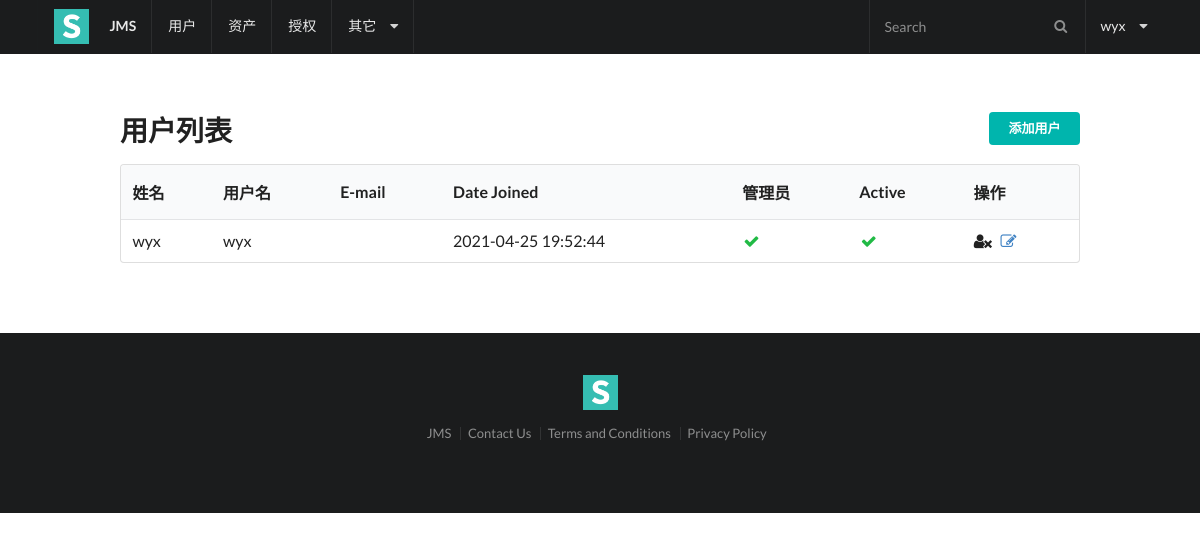
The page /users/ (signed in) on the database as committed earlier.
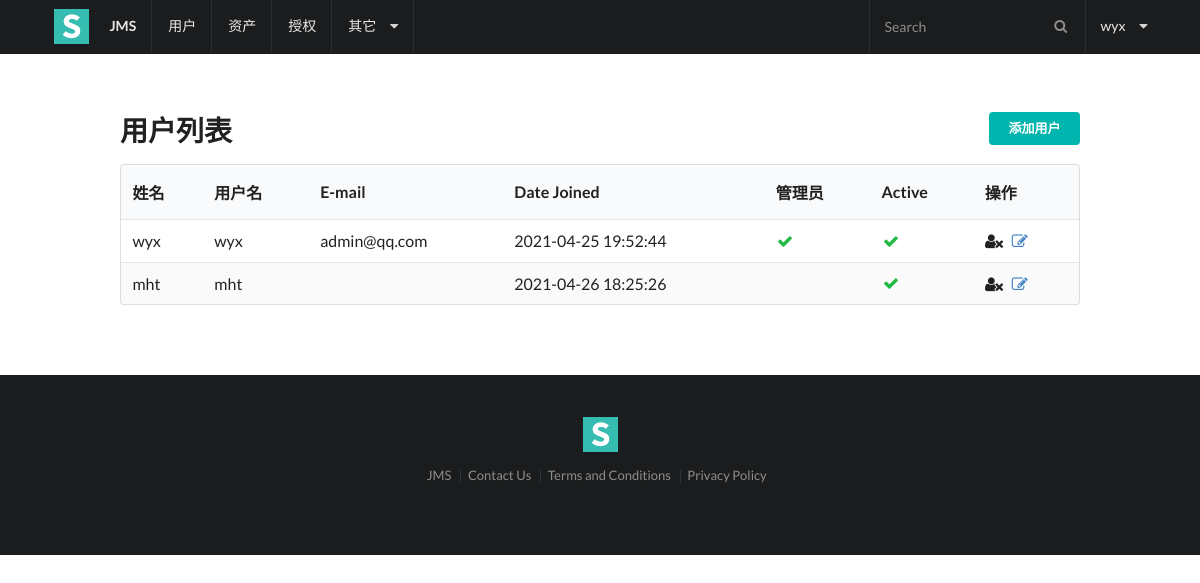
The same page on the database as committed later.
### users/models.py (models this page shows, shortened)
class User(AbstractUser):
    name = models.CharField(max_length=32, help_text='昵称')
    wechat = models.CharField(max_length=64)

### users/views.py (the view)
# urls.py: path('', views.user_list, name='list'),
@login_required(login_url=reverse_lazy('users:login'))
@user_passes_test(lambda user: user.is_superuser)
def user_list(request):
    users = User.objects.all()
    form = UserAddForm()
    return render(request, 'users/list.html', {'users': users, 'form': form})

### users/form.py
class UserAddForm(ModelForm):
    class Meta:
        model = User
        fields = ['name', 'username', 'password', 'email']
        widgets = {
            'name': TextInput(attrs={'placeholder': 'Name'}),
            'username': TextInput(attrs={'placeholder': 'username'}),
            'password': PasswordInput(attrs={'placeholder': 'password'}),
            'email': EmailInput(attrs={'placeholder': 'email'})
        }

### users/templates/users/list.html (shortened to what this page needs)
{% extends 'base.html' %}
{% block content %}
    <div class="ui right floated small teal labeled button" id="user_add_btn"> 添加用户</div>
    <h1 class="ui header">用户列表</h1>
    <table class="ui striped table">
        <thead>
        <tr>
            <th>姓名</th>
            <th>用户名</th>
            <th>E-mail</th>
            <th>Date Joined</th>
            <th>管理员</th>
            <th>Active</th>
            <th>操作</th>
        </tr>
        </thead>
        <tbody>
        {% for user in users %}
            <tr {% if not user.is_active %} class="error" {% endif %}>
                <td>{{ user.name }}</td>
                <td>{{ user.username }}</td>
                <td>{{ user.email }}</td>
                <td>{{ user.date_joined|date:"Y-m-d H:i:s" }}</td>
                {% if user.is_superuser %}
                    <td class="aligned">
                        <i class="green checkmark icon"></i>
                    </td>
                {% else %}
                    <td></td>
                {% endif %}
                {% if not user.is_active %}
                    <td class="error"><i class="remove icon"></i></td>
                {% else %}
                    <td class="aligned">
                        <i class="green checkmark icon"></i>
                    </td>
                {% endif %}
                <td>
                    <i class="remove user icon" href="{% url 'users:user_del' user.id %}" ></i>
                    <a href="{% url 'users:user_update' user.id %}" ><i class="edit icon"></i></a>
                </td>
            </tr>
        {% endfor %}
        </tbody>
    </table>
{% endblock %}

### templates/base.html (shortened to what this page needs)
{% load static %}
<html>
<head>
    <link rel="stylesheet" type="text/css" href="{% static 'semantic/semantic.min.css' %}">
</head>
<body>
    <div class="ui fixed inverted menu">
        <div class="ui container">
            <a href="#" class="header item">
              <img class="logo" src="{% static 'img/logo.png' %}">
              JMS
            </a>
            <a href="{% url 'users:list' %}" class="item">用户</a>
            <a href="{% url 'assets:list' %}" class="item">资产</a>
            <a href="{% url 'perms:list' %}" class="item">授权</a>
            <div class="ui simple dropdown item">
                其它<i class="dropdown icon"></i>
            </div>
            <div class="right menu">
                <div class="item">
                  <div class="ui transparent inverted icon input">
                    <i class="search icon"></i>
                    <input type="text" placeholder="Search">
                  </div>
                </div>
                <div class="ui simple dropdown item">
                {{ request.user.username }} <i class="dropdown icon"></i>
            </div>
            </div>
        </div>
    </div>
    <div class="ui main text container">
        {% block content %}
        {% endblock %}
    </div>
    <div class="ui inverted vertical footer segment">
        <div class="ui center aligned container">
            <img src="{% static 'img/logo.png' %}" class="ui centered mini image">
            <div class="ui horizontal inverted small divided link list">
                <a class="item" href="#">JMS</a>
                <a class="item" href="#">Contact Us</a>
                <a class="item" href="#">Terms and Conditions</a>
                <a class="item" href="#">Privacy Policy</a>
            </div>
        </div>
    </div>
</body>
</html>

Rows that differ between the two databases and show on the page:
changed User "wyx": email (not shown) → "admin@qq.com"
added User: name "mht", username "mht", date_joined "2021-04-26 18:25:26", is_superuser False (drawn), is_active True (drawn)
